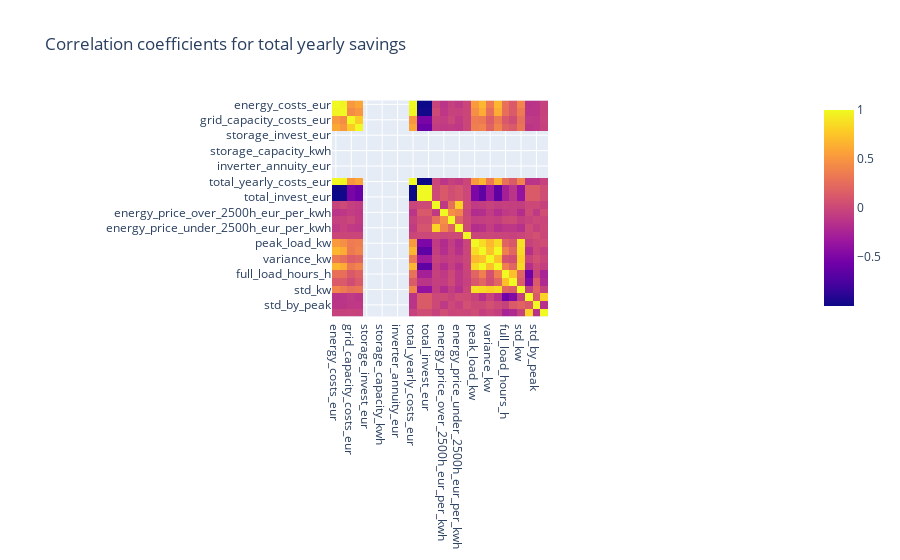

The cell this chart's notebook holds for it:
### Code cell
cols_to_drop = [
    "grid_level",
    "zip_code",
    "sector_group_id",
    "sector_group",
    "solar_invest_eur",
    "solar_annuity_eur",
    "solar_capacity_kwp"]
abs_correlations_df = abs_diff_with_master.drop(columns=cols_to_drop).corr()
px.imshow(abs_correlations_df, title="Correlation coefficients for total yearly savings")

### Figure 1 — Plotly figure (JSON) as saved in the notebook; plotly's stock layout.template omitted (floating-point values rounded to 4 significant figures; data arrays with more than 128 entries replaced by an {"elided": "..."} marker saying what was removed)
{"data": [{"coloraxis": "coloraxis", "hovertemplate": "x: %{x}<br>y: %{y}<br>color: %{z}<extra></extra>", "name": "0", "type": "heatmap", "x": ["energy_costs_eur", "grid_energy_costs_eur", "grid_capacity_costs_eur", "grid_capacity_kw", "storage_invest_eur", "storage_annuity_eur", "storage_capacity_kwh", "inverter_invest_eur", "inverter_annuity_eur", "inverter_capacity_kw", "total_yearly_costs_eur", "total_annuity_eur", "total_invest_eur", "capacity_price_over_2500h_eur_per_kw", "energy_price_over_2500h_eur_per_kwh", "capacity_price_under_2500h_eur_per_kw", "energy_price_under_2500h_eur_per_kwh", "number_of_peak_load", "peak_load_kw", "mean_load_kw", "variance_kw", "total_energy_kwh", "full_load_hours_h", "is_over_2500h", "std_kw", "std_by_mean", "std_by_peak", "peak_by_mean"], "xaxis": "x", "y": ["energy_costs_eur", "grid_energy_costs_eur", "grid_capacity_costs_eur", "grid_capacity_kw", "storage_invest_eur", "storage_annuity_eur", "storage_capacity_kwh", "inverter_invest_eur", "inverter_annuity_eur", "inverter_capacity_kw", "total_yearly_costs_eur", "total_annuity_eur", "total_invest_eur", "capacity_price_over_2500h_eur_per_kw", "energy_price_over_2500h_eur_per_kwh", "capacity_price_under_2500h_eur_per_kw", "energy_price_under_2500h_eur_per_kwh", "number_of_peak_load", "peak_load_kw", "mean_load_kw", "variance_kw", "total_energy_kwh", "full_load_hours_h", "is_over_2500h", "std_kw", "std_by_mean", "std_by_peak", "peak_by_mean"], "yaxis": "y", "z": {"elided": "28x28 float values"}}], "layout": {"coloraxis": {"colorscale": [[0, "#0d0887"], [0.1111, "#46039f"], [0.2222, "#7201a8"], [0.3333, "#9c179e"], [0.4444, "#bd3786"], [0.5556, "#d8576b"], [0.6667, "#ed7953"], [0.7778, "#fb9f3a"], [0.8889, "#fdca26"], [1, "#f0f921"]]}, "title": {"text": "Correlation coefficients for total yearly savings"}, "xaxis": {"anchor": "y", "constrain": "domain", "domain": [0, 1], "scaleanchor": "y"}, "yaxis": {"anchor": "x", "autorange": "reversed", "constrain": "domain", "domain": [0, 1]}}}
